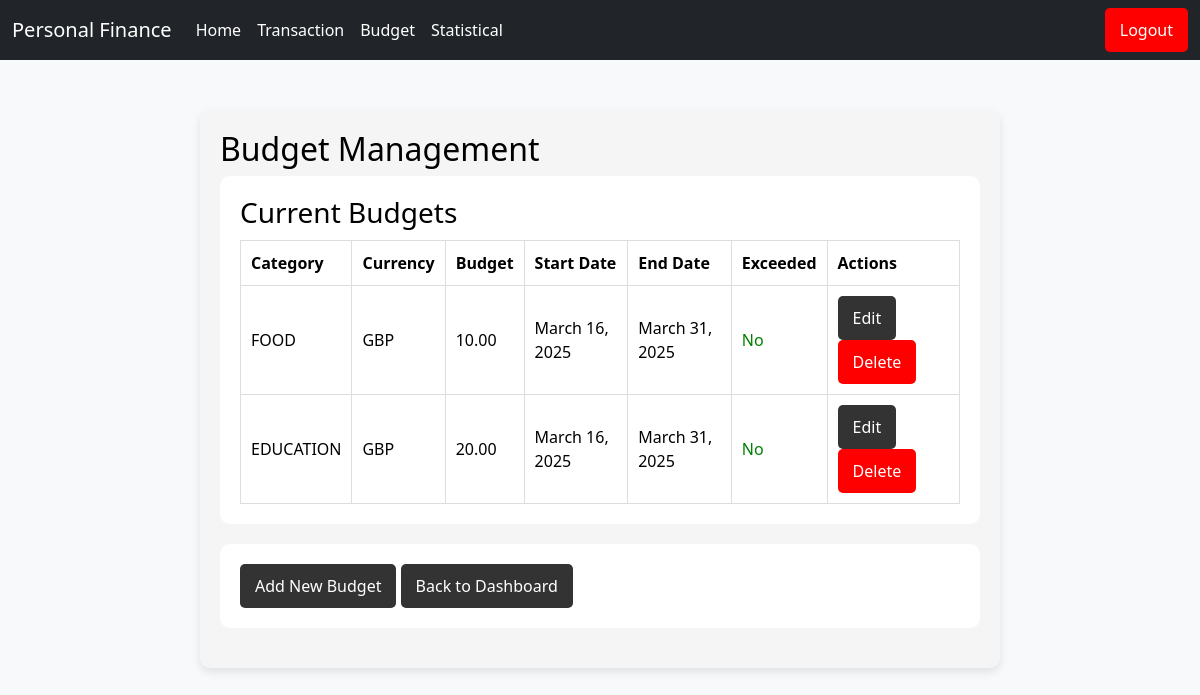
The page /budgets/ (signed in) on the database its author committed.
### finance/models.py (models this page shows, shortened)
class Budget(models.Model):
    user = models.ForeignKey(User, on_delete=models.CASCADE)  # 预算属于哪个用户
    category = models.ForeignKey(Category, on_delete=models.CASCADE)  # 预算属于哪个类别
    amount_limit = models.DecimalField(max_digits=10, decimal_places=2)  # 预算金额
    currency = models.ForeignKey(Currency, on_delete=models.SET_NULL, null=True) # 预算货币
    start_date = models.DateField()  # 预算开始时间
    end_date = models.DateField()  # 预算结束时间
    is_exceeded = models.BooleanField(default=False)  # 是否超支
    def check_budget_status(self):
        total_expense = Transaction.objects.filter(
            user=self.user,
            category=self.category,
            transaction_type="expense",
            transaction_date__range=[self.start_date, self.end_date]
        ).aggregate(Sum('amount'))['amount__sum'] or 0
        self.is_exceeded = total_expense > self.amount_limit
        self.save()  # 保存最新的 `is_exceeded` 状态

class Category(models.Model):
    category_name = models.CharField(max_length=100)
    category_type = models.CharField(max_length=10, choices=[("income", "Income"), ("expense", "Expense")])

class Currency(models.Model):
    currency_name = models.CharField(max_length=50, unique=True)
    currency_rate = models.DecimalField(max_digits=10, decimal_places=4)
    update_time = models.DateTimeField(auto_now=True)

### finance/views.py (the view)
# urls.py: path('budgets/', budget_list_view, name='budget_list'),
@login_required
def budget_list_view(request):
    budgets = Budget.objects.filter(user=request.user)
    for budget in budgets:
        budget.check_budget_status()  # 每次访问时，检查并更新超支状态
    return render(request, 'finance/budget_management.html', {'budgets': budgets})

### templates/finance/budget_management.html (shortened to what this page needs)
{% extends "finance/base.html" %}
{% block content %}
<div class="budget-container">
    <h2>Budget Management</h2>
    <div class="section">
        <h3>Current Budgets</h3>
       <table>
        <thead>
            <tr>
                <th>Category</th>
                <th>Currency</th>
                <th>Budget</th>
                <th>Start Date</th>
                <th>End Date</th>
                <th>Exceeded</th>
                <th>Actions</th>
            </tr>
        </thead>
        <tbody>
            {% for budget in budgets %}
            <tr>
                <td>{{ budget.category.category_name }}</td>
                <td>{{ budget.currency.currency_name }}</td>
                <td>{{ budget.amount_limit }}</td>
                <td>{{ budget.start_date }}</td>
                <td>{{ budget.end_date }}</td>
                <td>
                    {% if budget.is_exceeded %}
                        <span style="color: red;">Yes</span>
                    {% else %}
                        <span style="color: green;">No</span>
                    {% endif %}
                </td>
                <td>
                    <a href="{% url 'budget_edit' budget.id %}" class="btn">Edit</a>
                    <form method="POST" action="{% url 'budget_delete' budget.id %}" style="display:inline;">
                        <button type="submit" class="btn btn-danger">Delete</button>
                    </form>
                </td>
            </tr>
            {% empty %}
            <tr><td colspan="7">No budgets found</td></tr>
            {% endfor %}
        </tbody>
       </table>
    </div>
    <div class="section">
        <a href="{% url 'budget_create' %}" class="btn">Add New Budget</a>
        <a href="{% url 'dashboard' %}" class="btn">Back to Dashboard</a>
    </div>
</div>
{% endblock %}

### templates/finance/base.html (shortened to what this page needs)
<!DOCTYPE html>
<html lang="en">
<head>
    <link rel="stylesheet" href="https://cdn.jsdelivr.net/npm/bootstrap@5.3.0/dist/css/bootstrap.min.css">
</head>
<body>
    <nav class="navbar navbar-expand-lg navbar-dark">
        <div class="container-fluid">
            <a class="navbar-brand" href="/dashboard/">Personal Finance</a>
            <div class="collapse navbar-collapse" id="navbarNav">
                <ul class="navbar-nav">
                    <li class="nav-item"><a class="nav-link" href="{% url 'dashboard' %}">Home</a></li>
                    <li class="nav-item"><a class="nav-link" href="{% url 'transaction_list' %}">Transaction</a></li>
                    <li class="nav-item"><a class="nav-link" href="{% url 'budget_list' %}">Budget</a></li>
                    <li class="nav-item"><a class="nav-link" href="{% url 'statistics' %}">Statistical</a></li>
                </ul>
            </div>
            {% if user.is_authenticated %}
                <a href="{% url 'logout' %}" class="btn btn-danger">Logout</a>
            {% else %}
                <a href="{% url 'login' %}" class="btn btn-primary">Login</a>
            {% endif %}
        </div>
    </nav>
    <div class="container">
        {% block content %}{% endblock %}
    </div>
</body>
</html>

### templates/finance/base.html (style rules this page uses)
body { background-color: #f8f9fa; color: #000; }
.navbar { background-color: #212529; }
.navbar-brand, .nav-link { color: #fff !important; }
.container { margin-top: 50px; }

### templates/finance/budget_management.html (style rules this page uses)
.budget-container { max-width: 800px; margin: 50px auto; padding: 20px; background: #f5f5f5; border-radius: 10px; box-shadow: 0 4px 10px rgba(0, 0, 0, 0.1); }
.section { padding: 20px; background: #fff; border-radius: 10px; margin-bottom: 20px; }
.btn { padding: 10px 15px; background: #333; color: #fff; border-radius: 5px; transition: 0.2s; cursor: pointer; border: none; }
.btn-danger { background: red; }
table { width: 100%; border-collapse: collapse; margin-top: 10px; }
th, td { padding: 10px; border: 1px solid #ddd; text-align: left; }

### rows shown on the page
Budget: category.category_name "FOOD", currency.currency_name "GBP", amount_limit "10.00", start_date "March 16, 2025", end_date "March 31, 2025", is_exceeded "No"
Budget: category.category_name "EDUCATION", currency.currency_name "GBP", amount_limit "20.00", start_date "March 16, 2025", end_date "March 31, 2025", is_exceeded "No"
